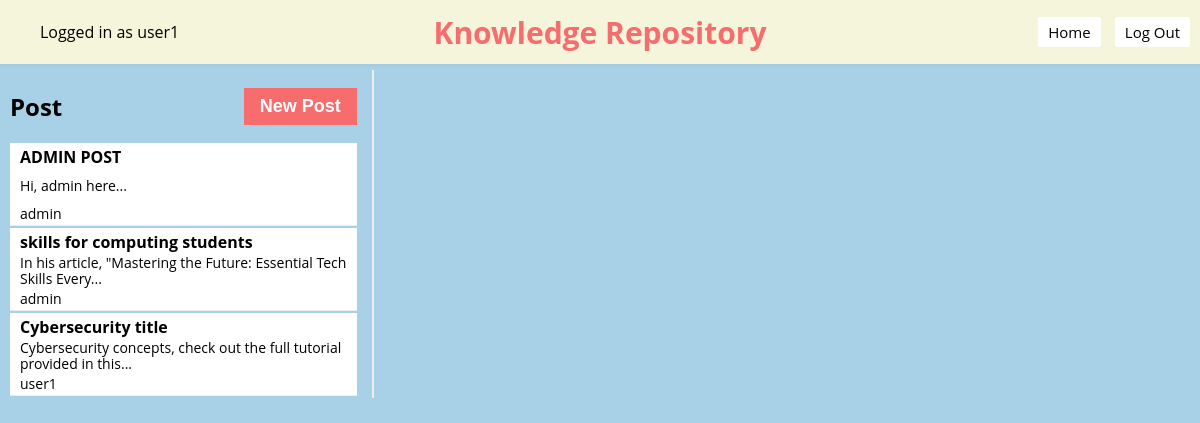
/knowledge-repository/9 (signed in), run on an earlier commit of the app's database.
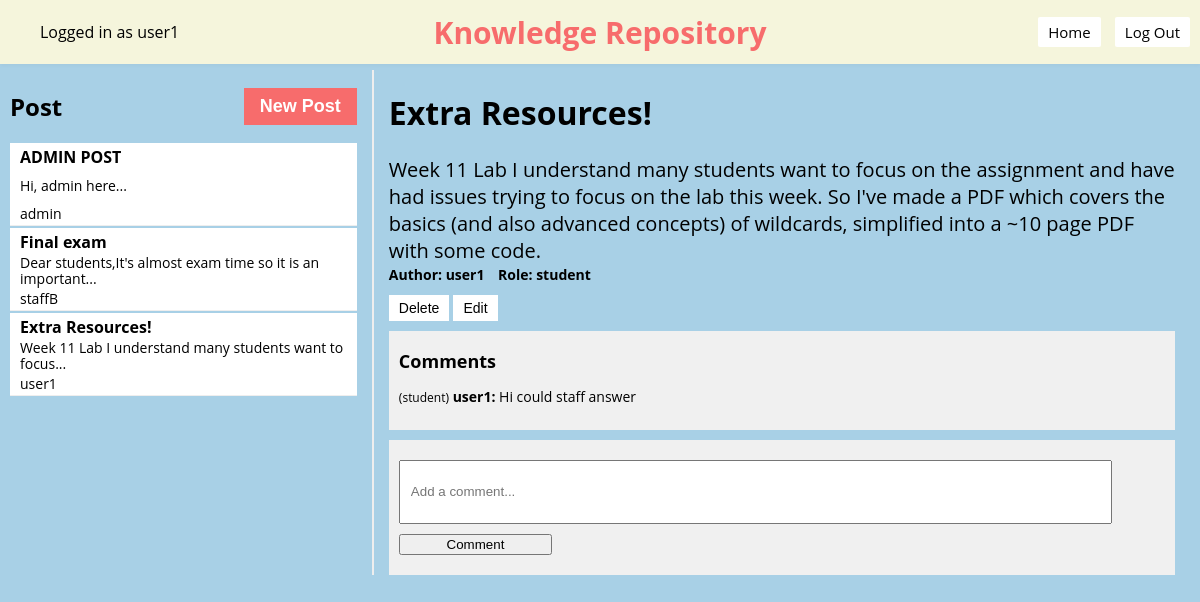
And on a later commit of the database.
### models.py (models this page shows)
class Base(DeclarativeBase):
    pass

class Article(Base):
    __tablename__ = "article"
    id: Mapped[int] = mapped_column(Integer, primary_key=True)
    title: Mapped[str] = mapped_column(String(100), nullable=False)
    content: Mapped[str] = mapped_column(Text, nullable=False)
    author_id: Mapped[int] = mapped_column(Integer, ForeignKey('user.username'), nullable=False)
    comments = relationship('Comment', backref='article', lazy='dynamic')
    user = relationship("User", foreign_keys=[author_id])

class Comment(Base):
    __tablename__ = "comment"
    id: Mapped[int] = mapped_column(Integer, primary_key=True)
    content: Mapped[str] = mapped_column(Text, nullable=False)
    article_id: Mapped[int] = mapped_column(Integer, ForeignKey('article.id'), nullable=False)
    author_id: Mapped[int] = mapped_column(Integer, ForeignKey('user.username'), nullable=False)
    author_role: Mapped[RoleType] = mapped_column(Enum(RoleType), nullable=False)
    user = relationship("User", foreign_keys=[author_id])

### app.py (the view)
@app.route("/knowledge-repository", defaults={'article_id': None})
@app.route("/knowledge-repository/<int:article_id>")
def knowledge_repository(article_id):
    username = session.get("username")
    if username is None:
        return redirect(url_for('login'))  # Redirect to login page
    articles = db.get_all_articles()
    selected_article = db.get_article(article_id) if article_id else None
    user = db.get_user(username)
    user_role = user.role.name if hasattr(user.role, 'name') else str(user.role)
    if selected_article:
        comments = db.get_comments(selected_article.id)
    else:
        comments = []
    if selected_article != None:
        author_role = db.get_user_role(selected_article.author_id)
    else:
        author_role = "student"
    return render_template('knowledge_repository.jinja', username=username, articles=articles, selected_article=selected_article, author_role=author_role, user_role=user_role, comments=comments)

### app.py (called while the page is built)
def csp_policy_string(policy_dict):
    return "; ".join([f"{key} {' '.join(val) if isinstance(val, list) else val}" for key, val in policy_dict.items()])

@app.after_request
def apply_csp(response):
    policy = {
    "default-src": "'self'",
    "script-src": [
        "'self'",
        "https://cdnjs.cloudflare.com",  # Allow scripts from CDN for Crypto-JS
        "https://cdn.jsdelivr.net",
        "'unsafe-inline'"
    ],
    "style-src": "'self' 'unsafe-inline'",  # Allows inline styles;
    "img-src": "'self'",
    "connect-src": "'self'",  # Restricts the URLs which can be loaded using script interfaces
    "font-src": "'self'",  # Fonts loading
    "object-src": "'none'",  # Prevents object, embed, and applet elements from rendering
    "frame-ancestors": "'none'"  # Protects against clickjacking
}
    response.headers['Content-Security-Policy'] = csp_policy_string(policy)
    return response

### db.py (called while the page is built)
def get_user(username: str):
    with Session(engine) as session:
        return session.get(User, username)

def get_all_articles():
    with Session(engine) as session:
        articles = session.query(Article).all()
        return articles

def get_article(article_id):
    with Session(engine) as session:
        return session.query(Article).filter(Article.id == article_id).first()

def get_comments(article_id):
    with Session(engine) as session:
        return session.query(Comment).filter(Comment.article_id == article_id).all()

def get_user_role(username):
    with Session(engine) as session:
        user = session.query(User).filter(User.username == username).first()
        if user:
            return user.role.value
        else:
            return None  # Return None if the user is not found

### templates/knowledge_repository.jinja (shortened to what this page needs)
{% extends 'base.jinja' %}
{% block content %}
<nav style="padding: 2px 0; overflow: auto;">
    <div style="float: left;">
        <ul>
            <li class="username" style="display: inline-block;">Logged in as {{ username }}</li>
        </ul>
    </div>
        <div style="text-align: center; position: absolute; left: 50%; transform: translateX(-50%);">
        <h1 style="margin: 0; font-size: 30px; color: #F76C6c; ">Knowledge Repository</h1>
    </div>
    <div style="float: right;">
        <ul>
            <li style="display: inline-block;"><button onclick="location.href='{{ url_for('home') }}'">Home</button></li>
            <button onclick="confirmLogout()">Log Out</button>
        </ul>
    </div>
</nav>
<div class="container">
    <div class="sidebar">
        <div class="sidebar-header">
            <h2>Post</h2>
            <button class="new-article" id="newArticleBtn">New Post</button>
        </div>
        {% for article in articles %}
            <div class="article-preview" onclick="location.href='{{ url_for('knowledge_repository', article_id=article.id) }}'">
                <h3 id="sidebar-title-{{ article.id }}">{{ article.title }}</h3>
                <p id="sidebar-content-{{ article.id }}" style="font-size: 14px; color: black; margin: 1px 0;">{{ article.content.split()[:10]|join(' ') }}...</p>
                <p style="font-size: 14px; color: black;margin: 1px 0;">{{ article.author_id }}</p>
            </div>
        {% endfor %}
        </div>
        <div class="main-content">
            {% if selected_article %}
            <h1 id="article-title-{{ selected_article.id }}">{{ selected_article.title }}</h1>
            <p id="article-content-{{ selected_article.id }}" style="font-size: 20px; color: black; ; margin: 1px 0;">{{ selected_article.content }}</p>
            <p style="margin-top:5px; font-size: 14px; color: black; margin: 1px 0;font-weight: 680;">
                <span style="padding-right: 10px;">Author: {{ selected_article.author_id}}</span>
                <span style="padding-right: 10px;"> Role: {{ author_role }}</span>
            </p>
            {% if username == selected_article.author_id or user_role == 'ADMIN' or user_role == 'ACADEMIC' or user_role == 'ADMINISTRATIVE' %}
                <button class="button" onclick="deleteArticle({{ selected_article.id }}); event.stopPropagation();" style="vertical-align: top;">
                    Delete
                </button>
            {% endif %}
            {% if username == selected_article.author_id or user_role == 'ADMIN' or user_role == 'ACADEMIC' or user_role == 'ADMINISTRATIVE' %}
                <button class="button" id="edit-button-{{ selected_article.id }}" onclick="enableEditing({{ selected_article.id }})">Edit</button>
            {% endif %}
            <div class="comments">
            <h3>Comments</h3>
            {% for comment in comments %}
                <div class="comment">
                    <p>
                    <span class="comment-role">({{ comment.author_role.value }})</span>
                    <span class="comment-author">{{ comment.author_id }}:</span>
                    <span class="comment-content">{{ comment.content }}</span>
                    </p>
                </div>
                {% else %}
                <p>No comments yet.</p>
                {% endfor %}
            </div>
            <div class="comments">
                <form id="comment-form" data-article-id="{{ selected_article.id }}">
                    <input type="text" name="content" placeholder="Add a comment..." required>
                    <button type="submit">Comment</button>
                </form>
            </div>
            {% endif %}
        </div>
    </div>
{% endblock %}

### templates/base.jinja (shortened to what this page needs)
<!DOCTYPE html>
<html>
    <head>
    </head>
    <body>
        {% block content %} {% endblock %}
    </body>
</html>

### templates/knowledge_repository.jinja (style rules this page uses)
html, body { margin: 0; padding: 0; width: 100%; height: 100%; display: flex; flex-direction: column; font-family: 'Open Sans', sans-serif; background-color: #A8D0E6; }
nav { position: absolute; width: 100%; height: 60px; background-color: beige; display: flex; justify-content: space-between; align-items: center; padding: 0 20px; box-shadow: 0 2px 4px rgba(0, 0, 0, 0.03); overflow: hidden; }
h2 { font-family: 'Open Sans', sans-serif; }
h3 { font-family: 'Open Sans', sans-serif; color: black; font-size: 18px; margin: 8px 0; }
p { font-family: 'Open Sans', sans-serif; color: black; font-size: 14px; }
.container { margin-top: 60px; display: flex; justify-content: space-between; padding: 10px; }
.sidebar { overflow: auto; width: 30%; border-right: 2px solid #eee; padding-right: 15px; }
.sidebar-header { display: flex; align-items: center; justify-content: space-between; }
.article-preview { cursor: pointer; padding: 1px; border-bottom: 1px solid #eee; height: 80px; display: flex; flex-direction: column; justify-content: space-between; overflow: hidden; background: #fff; margin-bottom: 2px; padding-left: 5px; }
.article-preview h3 { margin-top: 2px; font-size: 16px; overflow: hidden; text-overflow: ellipsis; margin-bottom: 0px; white-space: nowrap; padding-left: 5px; }
.article-preview p { margin-top: 0px; line-height: 1.2; font-size: 14px; cursor: pointer; border-bottom: 0px solid #eee; overflow: hidden; text-overflow: ellipsis; padding-left: 5px; padding-right: 5px; }
.main-content { width: 68%; padding-left: 15px; padding-right: 15px; }
.comments { margin-top: 10px; background-color: #f0f0f0; padding: 10px; overflow-y: auto; // Enable vertical scrolling }
.comment { margin-bottom: 10px; }
nav button { font-family: 'Open Sans', sans-serif; padding: 5px 10px; background-color: white; color: black; border: none; border-radius: 2px; cursor: pointer; text-align: center; text-decoration: none; display: inline-block; margin-right: 10px; font-size: 15px; transition: background-color 0.3s, color 0.3s; }
.new-article { padding: 8px 16px; background-color: #F76C6c; color: white; border: none; cursor: pointer; font-size: 18px; font-weight: bold; transition: background-color 0.2s; }
form { width: 100%; display: flex; flex-direction: column; align-items: left; }
form input[type="text"] { margin-top: 10px; width: 90%; padding: 10px; height: 40px; }
form button { margin-top: 10px; margin-bottom: 10px; width: 20%; }
.button { margin-top: 10px; padding: 5px 10px; background-color: white; color: black; border: none; cursor: pointer; font-size: 14px; transition: background-color 0.3s, box-shadow 0.3s; }
.comment p { font-size: 14px; color: black; }
.comment .comment-role { font-size: 12px; color: black; }
.comment .comment-author { font-size: 14px; font-weight: bold; }
.comment .comment-content { font-size: 14px; }

What changed in the data, as far as the page shows it:
removed Article: title "skills for computing students", content.split "In his article, \"Mastering the Future: Essential Tech Skills Every", author_id "admin"
removed Article: title "Cybersecurity title", content.split "Cybersecurity concepts, check out the full tutorial provided in this", author_id "user1"
added Article: title "Final exam", content.split "Dear students,It's almost exam time so it is an important", author_id "staffB"
added Article: title "Extra Resources!", content.split "Week 11 Lab I understand many students want to focus", author_id "user1", content "Week 11 Lab I understand many students want to focus on the assignment and have had issues trying to focus on the lab this week. So I've made a PDF which covers the basics (and also advanced concepts) of wildcards, simplified into a ~10 page PDF with some code."
now on this page (row edited): Comment: author_role.value "student", author_id "user1", content "Hi could staff answer"
Also different on the page:
{{ author_role }}: (not shown) → "student"
text now shown: "Author: Role: Delete Edit Comments Comment"
